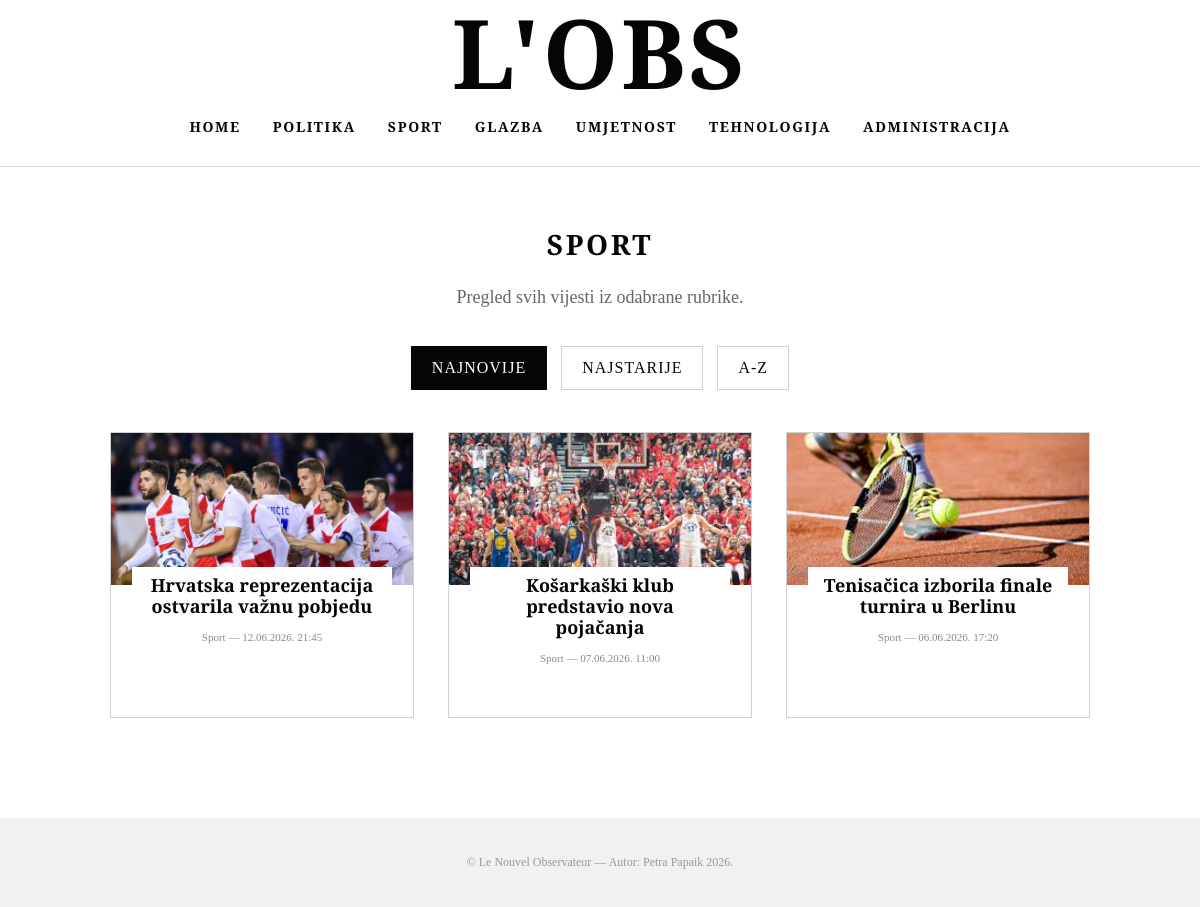
The app's page /kategorija.php?kategorija=sport with its own data.
### tables this page shows
CREATE TABLE `kategorije` (
  `id_kategorija` int NOT NULL,
  `naziv` varchar(100) NOT NULL
);

CREATE TABLE `vijesti` (
  `id_vijest` int NOT NULL,
  `naslov` varchar(255) NOT NULL,
  `sazetak` text NOT NULL,
  `tekst` longtext NOT NULL,
  `slika` varchar(255) NOT NULL,
  `datum_objave` datetime DEFAULT CURRENT_TIMESTAMP,
  `id_kategorija` int NOT NULL,
  `id_admin` int NOT NULL
);

### functions.php (called while the page is built, shortened)
<?php
function e($value) {
    return htmlspecialchars((string)$value, ENT_QUOTES, 'UTF-8');
}
function categoryKey($name) {
    $map = array(
        'Politika' => 'politika',
        'Sport' => 'sport',
        'Glazba' => 'glazba',
        'Umjetnost' => 'umjetnost',
        'Tehnologija' => 'tehnologija'
    );
    return $map[$name] ?? strtolower($name);
}
function categoryNameFromKey($key) {
    $map = array(
        'politika' => 'Politika',
        'sport' => 'Sport',
        'glazba' => 'Glazba',
        'umjetnost' => 'Umjetnost',
        'tehnologija' => 'Tehnologija'
    );
    return $map[$key] ?? 'Politika';
}
function formatDateHr($date) {
    return date('d.m.Y. H:i', strtotime($date));
}
function fetchCategories($dbc) {
    $categories = array();
    $query = "SELECT id_kategorija, naziv FROM kategorije ORDER BY id_kategorija ASC";
    $result = mysqli_query($dbc, $query);
    while ($row = mysqli_fetch_assoc($result)) {
        $categories[] = $row;
    }
    return $categories;
}
?>

### kategorija.php (the view, shortened to what this page needs)
<?php
require 'db.php';
require 'functions.php';
$categoriesForMenu = fetchCategories($dbc);
$categoryKey = $_GET['kategorija'] ?? 'politika';
$order = $_GET['sort'] ?? 'najnovije';
$categoryName = categoryNameFromKey($categoryKey);
$orderSql = 'v.datum_objave DESC';
$stmtCategory = mysqli_prepare($dbc, "SELECT id_kategorija, naziv FROM kategorije WHERE naziv = ? LIMIT 1");
mysqli_stmt_bind_param($stmtCategory, 's', $categoryName);
mysqli_stmt_execute($stmtCategory);
$categoryResult = mysqli_stmt_get_result($stmtCategory);
$category = mysqli_fetch_assoc($categoryResult);
$query = "SELECT v.id_vijest, v.naslov, v.sazetak, v.slika, v.datum_objave, k.naziv AS kategorija
          FROM vijesti v
          INNER JOIN kategorije k ON v.id_kategorija = k.id_kategorija
          WHERE v.id_kategorija = ?
          ORDER BY $orderSql";
$stmt = mysqli_prepare($dbc, $query);
mysqli_stmt_bind_param($stmt, 'i', $category['id_kategorija']);
mysqli_stmt_execute($stmt);
$result = mysqli_stmt_get_result($stmt);
?>
<!DOCTYPE html>
<html lang="hr">
<head>
<link rel="stylesheet" href="style.css?v=2">
</head>
<body>
<?php include 'header.php'; ?>
<main class="category-page container">
    <h2 class="category-title"><?php echo e($category['naziv']); ?></h2>
    <p class="category-intro">Pregled svih vijesti iz odabrane rubrike.</p>
    <div class="filter-bar">
        <a class="<?php echo $order === 'najnovije' ? 'active' : ''; ?>" href="kategorija.php?kategorija=<?php echo urlencode($categoryKey); ?>&sort=najnovije">Najnovije</a>
        <a class="<?php echo $order === 'najstarije' ? 'active' : ''; ?>" href="kategorija.php?kategorija=<?php echo urlencode($categoryKey); ?>&sort=najstarije">Najstarije</a>
        <a class="<?php echo $order === 'az' ? 'active' : ''; ?>" href="kategorija.php?kategorija=<?php echo urlencode($categoryKey); ?>&sort=az">A-Z</a>
    </div>
    <div class="card-grid category-grid">
        <?php if (mysqli_num_rows($result) > 0): ?>
            <?php while ($article = mysqli_fetch_assoc($result)): ?>
                <article class="news-card">
                    <a href="clanak.php?id=<?php echo (int)$article['id_vijest']; ?>">
                        <img src="images/<?php echo e($article['slika']); ?>" alt="<?php echo e($article['naslov']); ?>">
                    </a>
                    <div class="card-content">
                        <h3><a href="clanak.php?id=<?php echo (int)$article['id_vijest']; ?>"><?php echo e($article['naslov']); ?></a></h3>
                        <p><?php echo e($article['kategorija']); ?> — <?php echo formatDateHr($article['datum_objave']); ?></p>
                    </div>
                </article>
            <?php endwhile; ?>
        <?php else: ?>
            <p class="empty-state">U ovoj rubrici trenutačno nema objavljenih vijesti.</p>
        <?php endif; ?>
    </div>
</main>
<?php include 'footer.php'; ?>
</body>
</html>

### header.php (shortened to what this page needs)
<?php
require_once 'functions.php';
?>
<header class="site-header">
    <h1 class="logo"><a href="index.php">L'OBS</a></h1>
    <nav class="main-nav">
        <a href="index.php">Home</a>
        <?php foreach ($categoriesForMenu as $categoryItem): ?>
            <a href="kategorija.php?kategorija=<?php echo urlencode(categoryKey($categoryItem['naziv'])); ?>">
                <?php echo e($categoryItem['naziv']); ?>
            </a>
        <?php endforeach; ?>
        <a href="administrator.php">Administracija</a>
    </nav>
</header>

### style.css (style rules this page uses)
* { box-sizing: border-box; }
html { scroll-behavior: smooth; }
body { margin: 0; color: #050505; background: #ffffff; font-family: 'Libre Baskerville', Georgia, serif; }
a { color: inherit; text-decoration: none; }
img { max-width: 100%; }
.container { max-width: 980px; margin: 0 auto; }
.site-header { text-align: center; border-bottom: 1px solid #dedede; padding: 6px 16px 22px; background: #fff; }
.logo { margin: 0 0 14px; font-family: 'Bodoni Moda', Didot, serif; font-size: clamp(46px, 8vw, 108px); font-weight: 800; letter-spacing: 3px; line-height: 0.95; text-transform: uppercase; }
.main-nav { display: flex; justify-content: center; align-items: center; gap: 32px; flex-wrap: wrap; font-family: 'Libre Baskerville', Georgia, serif; font-size: 14px; font-weight: 800; letter-spacing: 1.6px; text-transform: uppercase; }
.main-nav a { padding: 6px 0; border-bottom: 2px solid transparent; }
.news-section h2, .category-title, .form-section h2, .admin-card h2, .admin-heading h2 { text-align: center; font-family: 'Libre Baskerville', Georgia, serif; text-transform: uppercase; letter-spacing: 2.5px; font-size: 28px; margin: 0 0 34px; }
.card-grid { display: grid; grid-template-columns: repeat(3, minmax(0, 1fr)); gap: 34px; }
.news-card { border: 1px solid #d2d2d2; background: #fff; min-height: 286px; overflow: hidden; transition: transform .2s ease, box-shadow .2s ease; }
.news-card img { width: 100%; height: 152px; object-fit: cover; display: block; background: #efefef; }
.card-content { width: 86%; min-height: 144px; background: #fff; margin: -18px auto 0; position: relative; padding: 8px 12px 12px; text-align: center; }
.card-content h3 { margin: 0 0 14px; font-family: 'Libre Baskerville', Georgia, serif; font-size: 18px; line-height: 1.16; font-weight: 700; }
.card-content p { margin: 0; font-family: 'Libre Baskerville', Georgia, serif; font-size: 11px; color: #888; }
.category-page { padding: 58px 0 100px; }
.category-intro { max-width: 760px; margin: -14px auto 34px; text-align: center; color: #666; font-size: 18px; line-height: 1.6; }
.filter-bar { display: flex; justify-content: center; gap: 14px; flex-wrap: wrap; margin: 0 0 42px; }
.filter-bar a { border: 1px solid #d0d0d0; padding: 12px 20px; font-family: 'Libre Baskerville', Georgia, serif; text-transform: uppercase; letter-spacing: 1px; background: #fff; }
.filter-bar a.active, .filter-bar a:hover { background: #050505; color: #fff; border-color: #050505; }

### records on screen
kategorije: naziv "POLITIKA"
kategorije: naziv "SPORT"
kategorije: naziv "GLAZBA"
kategorije: naziv "UMJETNOST"
kategorije: naziv "TEHNOLOGIJA"
vijesti: slika (picture), naslov "Hrvatska reprezentacija ostvarila važnu pobjedu", id_kategorija.naziv "Sport", datum_objave "12.06.2026. 21:45"
vijesti: slika (picture), naslov "Košarkaški klub predstavio nova pojačanja", id_kategorija.naziv "Sport", datum_objave "07.06.2026. 11:00"
vijesti: slika (picture), naslov "Tenisačica izborila finale turnira u Berlinu", id_kategorija.naziv "Sport", datum_objave "06.06.2026. 17:20"
